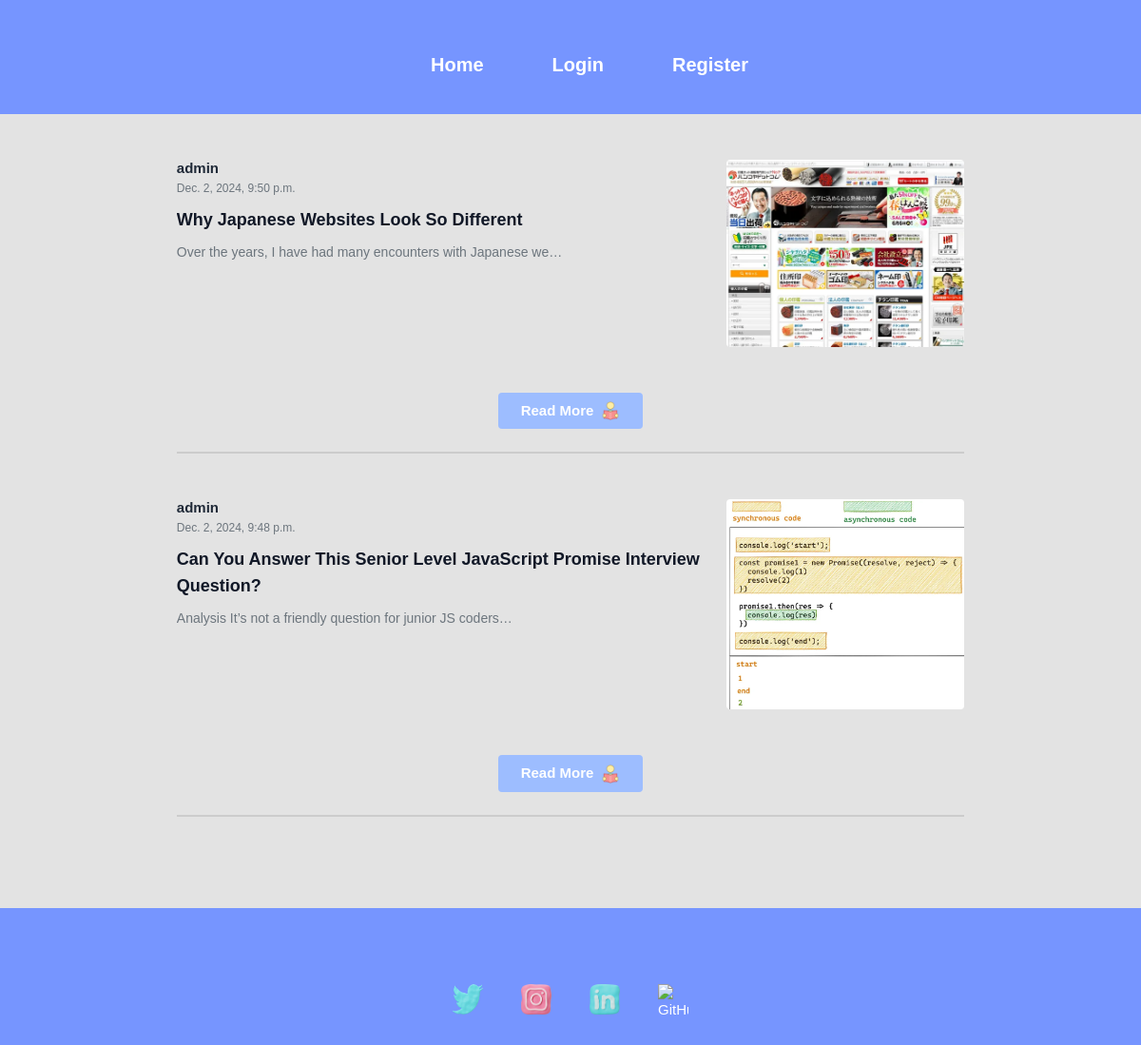
The page / on the database its author committed.
### medium/models.py (models this page shows, shortened)
class Post(models.Model):
    title = models.CharField(max_length=100, verbose_name="Post Title")
    image = models.ImageField(upload_to='post/', verbose_name="Post Image")
    content = models.TextField(verbose_name="Post Content")
    author = models.ForeignKey(settings.AUTH_USER_MODEL, on_delete=models.CASCADE, verbose_name="Author")
    date_posted = models.DateTimeField(auto_now_add=True, verbose_name="Date Posted")
    date_updated = models.DateTimeField(auto_now=True, verbose_name="Last Updated")
    class Meta:
        ordering = ('-date_posted',)
        verbose_name = "Blog Post"
        verbose_name_plural = "Blog Posts"

### userauth/models.py (models this page shows, shortened)
class User(AbstractUser):
    email = models.EmailField(unique=True)
    username = models.CharField(max_length=50, unique=True)
    bio = models.CharField(max_length=255)
    image=models.ImageField(upload_to='profile/')
    USERNAME_FIELD = "email"  # Login will be with email instead of username
    REQUIRED_FIELDS = ["username"]

### medium/views.py (the view)
# urls.py: path('', views.index, name='index'),
def index(request):
    posts = Post.objects.all()
    if request.method == 'POST':
        form = PostForm(request.POST, request.FILES)
        if form.is_valid():
            form.save()
    else:
        form = PostForm()
    context = {
        'posts': posts,
        'form': form,
    }
    return render(request, 'blog/index.html', context)

### templates/blog/index.html
{% extends "partials/base.html" %}
{% load static %}
{% load static tailwind_tags %}
{% block content %}
{% tailwind_css %}
<div class="container my-5">
    <div class="flex justify-center">
        <div class="w-full md:w-10/12">
            {% for p in posts %}
            <div class="post-content mb-5">
                <div class="flex flex-col md:flex-row items-start justify-between">
                    <div class="w-full md:w-2/3 mb-4 md:mb-0">
                        <div class="flex items-center mb-2">
                            <div class="mr-4">
                                <h6 class="text-gray-800 font-semibold">{{ p.author.username }}</h6>
                                <small class="text-muted">{{ p.date_posted }}</small>
                            </div>
                        </div>
                        <a href="{% url 'medium:view' p.id %}" class="text-dark text-decoration-none">
                            <h4 class="post-title text-lg font-bold text-gray-900">{{ p.title }}</h4>
                        </a>
                        <p class="text-muted text-sm">{{ p.content|truncatechars:60 }}</p>
                    </div>
                    <div class="w-full md:w-1/3 flex justify-center md:justify-end">
                        {% if p.image %}
                        <img src="{{ p.image.url }}" alt="{{ p.title }}" class="img-fluid rounded" style="max-width: 250px;">
                        {% else %}
                        <img src="{% static 'images/default_image.jpg' %}" alt="Default Image" class="img-fluid rounded" style="max-width: 250px;">
                        {% endif %}
                    </div>
                </div>
                <div class="mt-4 text-center md:text-right">
                   <a href="{% url 'medium:view' p.id %}" class="inline-flex items-center bg-[#9DBDFF] hover:bg-gray-500 text-white font-bold py-2 px-4 rounded mt-4">
    Read More
    <img src="/media/read.png" alt="read more" class="w-5 h-5 ml-2">
</a>
                </div>
                <hr class="mt-4">
            </div>
            {% empty %}
            <p>No blog posts available.</p>
            {% endfor %}
        </div>
    </div>
</div>
{% endblock %}

### static/css/index.css (style rules this page uses)
html { height:100%; margin: 0; display: flex; flex-direction: column; }
.img-fluid { border-radius: 8px; object-fit: cover; }
.post-title { font-size: 1.5rem; font-weight: bold; margin-bottom: 10px; }
* { margin: 0; padding: 0; }
body { background-color: white; }
hr { border: 1px solid #ccc; }
body { font-family: 'Poppins', sans-serif; font-weight: 300; font-size: 15px; line-height: 1.7; color: #322774; background-color: #e3e3e3; overflow-x: hidden; }
a { cursor: pointer; transition: all 200ms linear; }
p { font-weight: 500; font-size: 14px; line-height: 1.7; }
h4 { font-weight: 600; }
.post-content { max-width: 100%; word-wrap: break-word; overflow: hidden; text-overflow: ellipsis; }
.mb-4 { margin-bottom: 20px; }

### rows shown on the page
Post: author.username "admin", date_posted "Dec. 2, 2024, 9:50 p.m.", title "Why Japanese Websites Look So Different", content "Over the years, I have had many encounters with Japanese we…", image (picture)
Post: author.username "admin", date_posted "Dec. 2, 2024, 9:48 p.m.", title "Can You Answer This Senior Level JavaScript Promise Interview Question?", content "Analysis It’s not a friendly question for junior JS coders…", image (picture)
